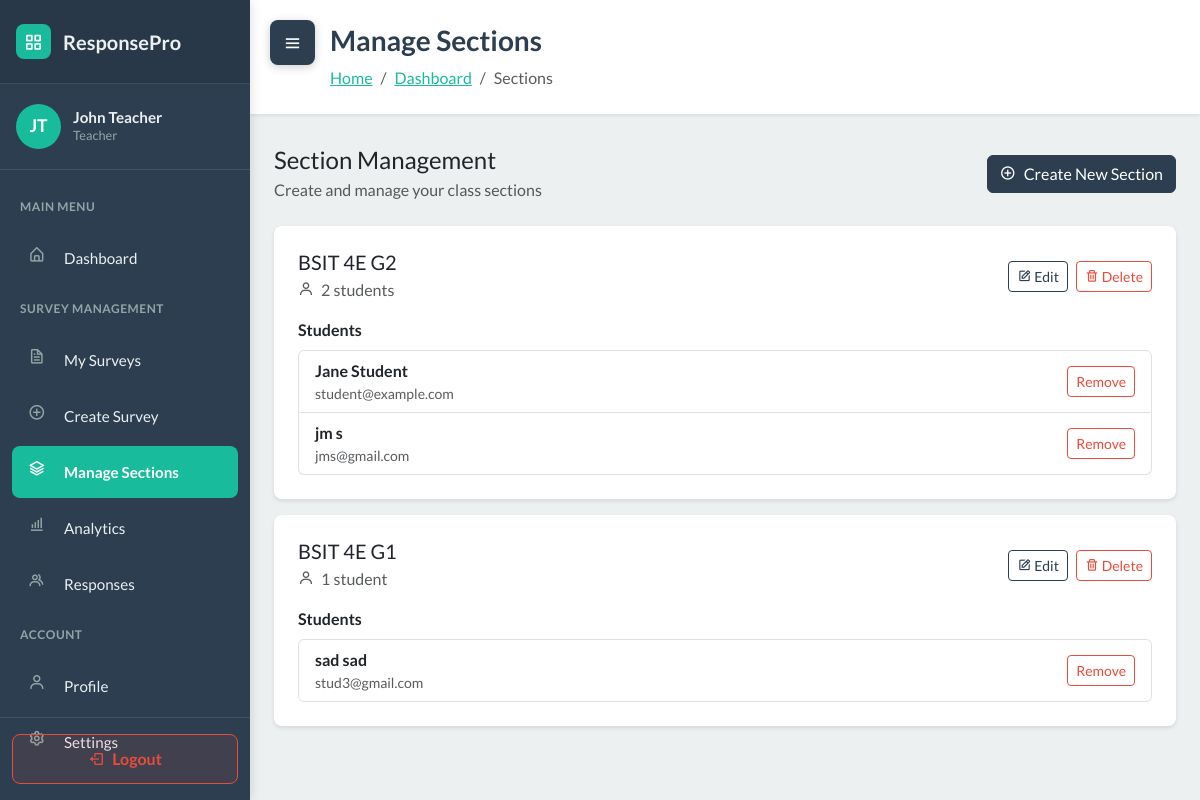
Screenshot of /sections/ (signed in) with the database file from the repository.
### WebSurvey/models.py (models this page shows, shortened)
class User(AbstractUser):
    ROLE_CHOICES = [
        ('student', 'Student'),
        ('teacher', 'Teacher'),
    ]
    role = models.CharField('role', max_length=20, choices=ROLE_CHOICES, default='student')
    section = models.ForeignKey(Section, null=True, blank=True, on_delete=models.SET_NULL, related_name='students')

class Section(models.Model):
    name = models.CharField(max_length=150)
    teacher = models.ForeignKey('User', on_delete=models.CASCADE, related_name='sections')

### WebSurvey/views.py (the view)
# urls.py: path('sections/', views.section_list, name='section_list'),
@login_required
def section_list(request):
    if request.user.role != 'teacher':
        messages.error(request, 'Only teachers can access this page.')
        return redirect('dashboard')
    sections = Section.objects.filter(teacher=request.user)
    context = {
        'sections': sections,
        'user': request.user
    }
    return render(request, 'section_list.html', context)

### WebSurvey/services.py (called while the page is built)
def auto_close_due_surveys():
    now = timezone.now()
    overdue_ids = []
    for survey in Survey.objects.filter(status='published', due_date__isnull=False):
        due = survey.due_date
        if due is None:
            continue
        if timezone.is_naive(due):
            due = timezone.make_aware(due, timezone.get_current_timezone())
        if due <= now:
            overdue_ids.append(survey.id)
    if overdue_ids:
        Survey.objects.filter(id__in=overdue_ids).update(status='closed')
    return now

### WebSurvey/templates/section_list.html (shortened to what this page needs)
<!DOCTYPE html>
{% load static %}
<html data-bs-theme="light" lang="en">
<head>
    <link rel="stylesheet" href="https://cdn.jsdelivr.net/npm/bootswatch@5.3.6/dist/flatly/bootstrap.min.css">
    <link rel="stylesheet" href="https://cdn.jsdelivr.net/npm/boxicons@latest/css/boxicons.min.css">
    <link rel="stylesheet" href="https://cdnjs.cloudflare.com/ajax/libs/font-awesome/4.7.0/css/font-awesome.min.css">
    <link rel="stylesheet" href="{% static 'css/dashboard-sidebar.css' %}">
    <link rel="stylesheet" href="{% static 'css/bss-overrides.css' %}">
</head>
<body>
    <button class="sidebar-toggle shifted" id="sidebarToggle">
        <i class="bx bx-menu"></i>
    </button>
    <aside class="dashboard-sidebar" id="sidebar">
        <div class="sidebar-header">
            <a href="{% url 'dashboard' %}" class="sidebar-brand">
                <div class="brand-icon">
                    <i class="bx bx-grid-alt" style="color: white;"></i>
                </div>
                <span>ResponsePro</span>
            </a>
        </div>
        <div class="sidebar-user">
            <div class="user-avatar">
                {{ user.first_name.0|upper }}{{ user.last_name.0|upper }}
            </div>
            <div class="user-info">
                <h6>{{ user.first_name }} {{ user.last_name }}</h6>
                <p>{{ user.get_role_display }}</p>
            </div>
        </div>
        <nav class="sidebar-nav">
            <div class="nav-section-title">Main Menu</div>
            <div class="sidebar-nav-item">
                <a href="{% url 'dashboard' %}" class="sidebar-nav-link">
                    <i class="bx bx-home-alt"></i>
                    <span>Dashboard</span>
                </a>
            </div>
            <div class="nav-section-title">Survey Management</div>
            <div class="sidebar-nav-item">
                <a href="{% url 'survey_list' %}" class="sidebar-nav-link">
                    <i class="bx bx-file"></i>
                    <span>My Surveys</span>
                </a>
            </div>
            <div class="sidebar-nav-item">
                <a href="{% url 'survey_create' %}" class="sidebar-nav-link">
                    <i class="bx bx-plus-circle"></i>
                    <span>Create Survey</span>
                </a>
            </div>
            <div class="sidebar-nav-item">
                <a href="{% url 'section_list' %}" class="sidebar-nav-link active">
                    <i class="bx bx-layer"></i>
                    <span>Manage Sections</span>
                </a>
            </div>
            <div class="sidebar-nav-item">
                <a href="{% url 'overall_analytics' %}" class="sidebar-nav-link">
                    <i class="bx bx-bar-chart-alt"></i>
                    <span>Analytics</span>
                </a>
            </div>
            <div class="sidebar-nav-item">
                <a href="{% url 'response_management' %}" class="sidebar-nav-link">
                    <i class="bx bx-group"></i>
                    <span>Responses</span>
                </a>
            </div>
            <div class="nav-section-title">Account</div>
            <div class="sidebar-nav-item">
                <a href="#" class="sidebar-nav-link">
                    <i class="bx bx-user"></i>
                    <span>Profile</span>
                </a>
            </div>
            <div class="sidebar-nav-item">
                <a href="#" class="sidebar-nav-link">
                    <i class="bx bx-cog"></i>
                    <span>Settings</span>
                </a>
            </div>
        </nav>
        <div class="sidebar-logout">
            <a href="{% url 'logout' %}" class="logout-btn">
                <i class="bx bx-log-out"></i>
                <span>Logout</span>
            </a>
        </div>
    </aside>
    <main class="dashboard-content" id="mainContent">
        <div class="content-header">
            <h1>Manage Sections</h1>
            <nav aria-label="breadcrumb">
                <ol class="breadcrumb">
                    <li class="breadcrumb-item"><a href="{% url 'landing' %}">Home</a></li>
                    <li class="breadcrumb-item"><a href="{% url 'dashboard' %}">Dashboard</a></li>
                    <li class="breadcrumb-item active" aria-current="page">Sections</li>
                </ol>
            </nav>
        </div>
        <div class="container-fluid px-4 pb-5">
            <div class="row mb-4">
                <div class="col-12">
                    <div class="d-flex justify-content-between align-items-center">
                        <div>
                            <h4 class="mb-1">Section Management</h4>
                            <p class="text-muted mb-0">Create and manage your class sections</p>
                        </div>
                        <button class="btn btn-primary" data-bs-toggle="modal" data-bs-target="#createSectionModal">
                            <i class="bx bx-plus-circle me-2"></i>Create New Section
                        </button>
                    </div>
                </div>
            </div>
            <div class="row">
                <div class="col-12">
                    <div id="sectionsContainer">
                        {% if sections %}
                            {% for section in sections %}
                            <div class="section-card" id="section-{{ section.id }}">
                                <div class="section-header">
                                    <div class="section-info">
                                        <h5 class="mb-1">{{ section.name }}</h5>
                                        <p class="text-muted mb-0">
                                            <i class="bx bx-user me-1"></i>
                                            {{ section.students.count }} student{{ section.students.count|pluralize }}
                                        </p>
                                    </div>
                                    <div class="section-actions">
                                        <button class="btn btn-sm btn-outline-primary" onclick="editSection({{ section.id }}, '{{ section.name }}')">
                                            <i class="bx bx-edit"></i> Edit
                                        </button>
                                        <button class="btn btn-sm btn-outline-danger" onclick="deleteSection({{ section.id }}, '{{ section.name }}')">
                                            <i class="bx bx-trash"></i> Delete
                                        </button>
                                    </div>
                                </div>
                                <div class="mt-3">
                                    <strong>Students</strong>
                                    <ul class="list-group mt-2" id="students-list-{{ section.id }}">
                                        {% for student in section.students.all %}
                                        <li class="list-group-item d-flex justify-content-between align-items-center">
                                            <div>
                                                <strong>{{ student.get_full_name|default:student.username }}</strong>
                                                <div class="text-muted small">{{ student.email }}</div>
                                            </div>
                                            <div>
                                                <button class="btn btn-sm btn-outline-danger" onclick="removeStudentFromSection({{ section.id }}, {{ student.id }}, this)">Remove</button>
                                            </div>
                                        </li>
                                        {% empty %}
                                        <li class="list-group-item text-muted">No students in this section</li>
                                        {% endfor %}
                                    </ul>
                                </div>
                            </div>
                            {% endfor %}
                        {% endif %}
                    </div>
                </div>
            </div>
        </div>
    </main>
</body>
</html>

### WebSurvey/static/css/dashboard-sidebar.css (style rules this page uses)
:root { --sidebar-width: 250px; --sidebar-bg: #2C3E50; --sidebar-hover: #34495E; --sidebar-active: #18BC9C; --sidebar-text: #ecf0f1; --sidebar-icon: #95a5a6; --transition-speed: 0.3s; }
body { font-family: 'Lato', sans-serif; }
.dashboard-sidebar { position: fixed; left: 0; top: 0; width: var(--sidebar-width); height: 100vh; background: var(--sidebar-bg); box-shadow: 2px 0 10px rgba(0, 0, 0, 0.1); transition: transform var(--transition-speed) ease; z-index: 1000; overflow-y: auto; overflow-x: hidden; }
.sidebar-header { padding: 1.5rem 1rem; background: rgba(0, 0, 0, 0.1); border-bottom: 1px solid rgba(255, 255, 255, 0.1); }
.sidebar-brand { display: flex; align-items: center; color: var(--sidebar-text); text-decoration: none; font-size: 1.25rem; font-weight: 700; }
.sidebar-brand .brand-icon { width: 35px; height: 35px; border-radius: 8px; background: var(--sidebar-active); display: flex; align-items: center; justify-content: center; margin-right: 0.75rem; }
.sidebar-user { padding: 1.25rem 1rem; border-bottom: 1px solid rgba(255, 255, 255, 0.1); display: flex; align-items: center; }
.user-avatar { width: 45px; height: 45px; border-radius: 50%; background: var(--sidebar-active); display: flex; align-items: center; justify-content: center; color: white; font-weight: 700; margin-right: 0.75rem; font-size: 1.1rem; }
.user-info h6 { margin: 0; color: var(--sidebar-text); font-size: 0.95rem; font-weight: 700; }
.user-info p { margin: 0; color: var(--sidebar-icon); font-size: 0.8rem; text-transform: capitalize; }
.sidebar-nav { padding: 1rem 0; }
.nav-section-title { padding: 0.75rem 1.25rem; color: var(--sidebar-icon); font-size: 0.75rem; text-transform: uppercase; font-weight: 700; letter-spacing: 0.5px; }
.sidebar-nav-item { margin: 0.25rem 0.75rem; border-radius: 8px; overflow: hidden; }
.sidebar-nav-link { display: flex; align-items: center; padding: 0.875rem 1rem; color: var(--sidebar-text); text-decoration: none; transition: all 0.2s ease; font-size: 0.95rem; }
.sidebar-nav-link.active { background: var(--sidebar-active); color: white; font-weight: 600; }
.sidebar-nav-link i { width: 24px; height: 24px; margin-right: 0.75rem; color: var(--sidebar-icon); transition: color 0.2s ease; font-size: 1.1rem; }
.sidebar-nav-link:hover i, .sidebar-nav-link.active i { color: white; }
.sidebar-logout { position: absolute; bottom: 0; left: 0; right: 0; padding: 1rem 0.75rem; border-top: 1px solid rgba(255, 255, 255, 0.1); }
.logout-btn { width: 100%; padding: 0.75rem; background: rgba(231, 76, 60, 0.1); color: #e74c3c; border: 1px solid #e74c3c; border-radius: 8px; text-decoration: none; display: flex; align-items: center; justify-content: center; transition: all 0.2s ease; font-weight: 600; }
.logout-btn i { margin-right: 0.5rem; }
.dashboard-content { margin-left: var(--sidebar-width); transition: margin-left var(--transition-speed) ease; min-height: 100vh; background: #ecf0f1; }
.sidebar-toggle { position: fixed; top: 20px; left: 20px; z-index: 1001; background: var(--sidebar-bg); color: white; border: none; width: 45px; height: 45px; border-radius: 8px; cursor: pointer; display: flex; align-items: center; justify-content: center; box-shadow: 0 2px 10px rgba(0, 0, 0, 0.2); transition: all var(--transition-speed) ease; }
.sidebar-toggle.shifted { left: calc(var(--sidebar-width) + 20px); }
.sidebar-toggle i { font-size: 1.25rem; }
.content-header { background: white; padding: 1.5rem 2rem 1.5rem 5rem; box-shadow: 0 1px 4px rgba(0, 0, 0, 0.1); margin-bottom: 2rem; }
.content-header h1 { margin: 0; font-size: 1.75rem; font-weight: 700; color: #2C3E50; }
.content-header .breadcrumb { margin: 0.5rem 0 0 0; background: transparent; padding: 0; }

### WebSurvey/static/css/bss-overrides.css (style rules this page uses)
.me-1 { margin-right: .25rem!important; }
.me-2 { margin-right: .5rem!important; }
.mb-0 { margin-bottom: 0!important; }
.mb-1 { margin-bottom: .25rem!important; }
.mb-4 { margin-bottom: 1.5rem!important; }

### WebSurvey/templates/section_list.html (style rules this page uses)
.section-card { background: white; border-radius: 8px; padding: 1.5rem; margin-bottom: 1rem; box-shadow: 0 2px 4px rgba(0,0,0,0.1); transition: transform 0.2s; }
.section-header { display: flex; justify-content: space-between; align-items: center; }
.section-info { flex: 1; }
.section-actions { display: flex; gap: 0.5rem; }

### rows the page displays
User: first_name.0 "J", last_name.0 "T", first_name "John", last_name "Teacher", role "Teacher"
Section: name "BSIT 4E G2", students.count "2"
User: get_full_name "Jane Student", email "student@example.com"
User: get_full_name "jm s", email "jms@gmail.com"
Section: name "BSIT 4E G1", students.count "1"
User: get_full_name "sad sad", email "stud3@gmail.com"
